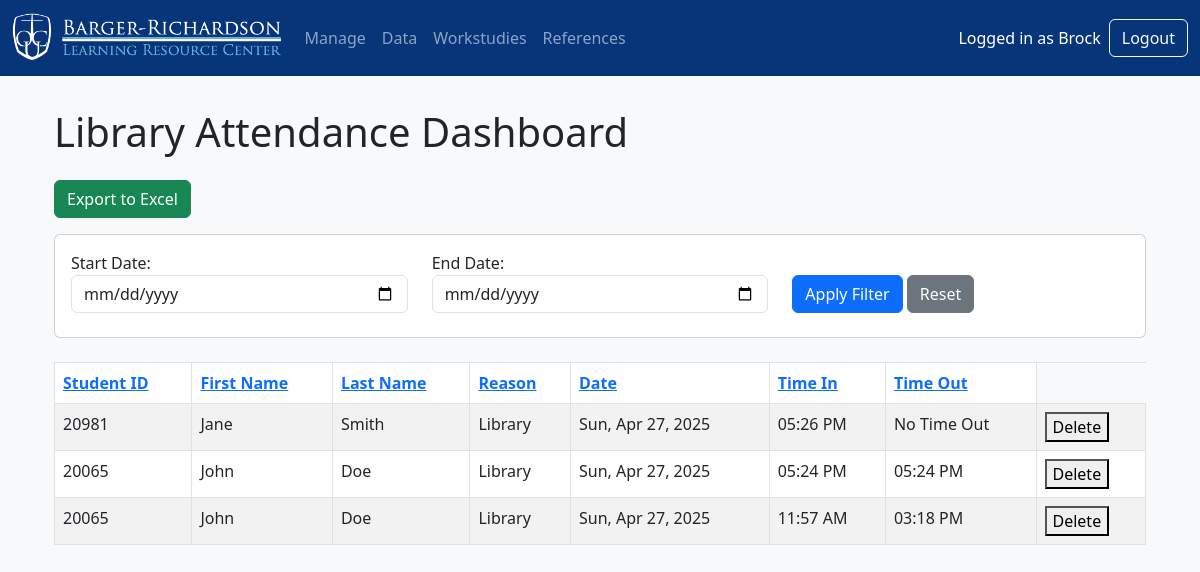
Page /data/ (signed in) on the committed database.
### users/models.py (models this page shows, shortened)
class CustomUser(AbstractUser):
    is_workstudy = models.BooleanField(default=False)
    default_password_used = models.BooleanField(default=True)
    REQUIRED_FIELDS = ['email', 'first_name', 'last_name']  # Required for createsuperuser

### sign_in/models.py (models this page shows, shortened)
class StudentReference(models.Model):
    student_id = models.IntegerField(unique=True)
    first_name = models.CharField(max_length=50)
    last_name = models.CharField(max_length=50)

### dashboard/views.py (the view)
# urls.py: path('', views.data_page, name='data'),
@workstudy_required
def data_page(request):
    start_date = request.GET.get('start_date')
    end_date = request.GET.get('end_date')
    records = SignInRecord.objects.select_related('student')
    if start_date:
        records = records.filter(time_in__gte=start_date)
    if end_date:
        records = records.filter(time_in__lte=end_date)
    records_list = []
    for record in records:
        try:
            data = {
                'id': record.id,
                'student_id': record.student.student_id,
                'first_name': record.student.first_name,
                'last_name': record.student.last_name,
                'reason': record.reason,
                'formatted_reason': record.formatted_reason(),
                'time_in': record.time_in,
                'time_out': record.time_out,
                'formatted_date': record.time_in.strftime('%a, %b %d, %Y') if record.time_in else None,
            }
            records_list.append(data)
        except:
            pass
    '''
    records_list = [
        {
            'id': record.id,
            'student_id': record.student.student_id,
            'first_name': record.student.first_name,
            'last_name': record.student.last_name,
            'reason': record.reason,
            'formatted_reason': record.formatted_reason(),
            'time_in': record.time_in,
            'time_out': record.time_out,
            'formatted_date': record.time_in.strftime('%a, %b %d, %Y') if record.time_in else None,
        }
        for record in records
    ]
    '''
    df = pd.DataFrame(records_list)
    df['time_in'] = pd.to_datetime(df['time_in'], errors='coerce')
    df['time_out'] = pd.to_datetime(df['time_out'], errors='coerce')
    df['time_in'] = df['time_in'].apply(localize_to_central)
    df['time_out'] = df['time_out'].apply(localize_to_central)
    sort_by = request.GET.get('sort_by', 'id')
    sort_order = request.GET.get('sort_order', 'desc')
    if sort_order == 'desc':
        df = df.sort_values(by=[sort_by], ascending=False)
    else:
        df = df.sort_values(by=[sort_by], ascending=True)
    df['time_in'] = df['time_in'].fillna('No Time In')
    df['time_out'] = df['time_out'].fillna('No Time Out')
    df['time_in'] = df['time_in'].apply(time_format)
    df['time_out'] = df['time_out'].apply(time_format)
    context = {
        'records': df.to_dict('records'),
        'sort_by': sort_by,
        'sort_order': sort_order,
        'start_date': start_date,
        'end_date': end_date,
    }
    return render(request, 'dashboard/data_page.html', context)

### dashboard/views.py (called while the page is built)
def localize_to_central(x):
    if isinstance(x, pd.Timestamp):
        if timezone.is_naive(x):
            x = timezone.make_aware(x, timezone.utc)
        return timezone.localtime(x, timezone.get_fixed_timezone(-300))
    return x

def time_format(x):
    if isinstance(x, pd.Timestamp):
        return x.strftime('%I:%M %p')
    return x

### sign_in/models.py (called while the page is built)
    def formatted_reason(self):
        return self.reason.replace("_", " ").capitalize() # Returns a reason that looks nice (uppercase, no underscores)

### dashboard/templates/dashboard/data_page.html (shortened to what this page needs)
{% extends "base.html" %}
{% block content %}
{% load static %}
<div class="container">
    <h1 class="my-4">Library Attendance Dashboard</h1>
    <div class="mb-3">
        <form id="export-form" method="get" action="{% url 'dashboard:export_records' %}">
            <button type="submit" class="btn btn-success">Export to Excel</button>
        </form>
    </div>
    <div class="card mb-4 p-3">
        <form method="get" class="form-inline">
            <div class="row">
                <div class="col-md-4 mb-2">
                    <label for="start_date">Start Date:</label>
                    <input type="date" id="start_date" name="start_date" class="form-control" value="{{ start_date }}">
                </div>
                <div class="col-md-4 mb-2">
                    <label for="end_date">End Date:</label>
                    <input type="date" id="end_date" name="end_date" class="form-control" value="{{ end_date }}">
                </div>
                <div class="col-md-4 mb-2 align-self-end">
                    <button type="submit" class="btn btn-primary">Apply Filter</button>
                    <a href="{% url 'dashboard:data' %}" class="btn btn-secondary">Reset</a>
                </div>
            </div>
        </form>
    </div>
    <table id="records-table" class="table table-striped table-bordered">
        <thead>
            <tr>
                <th>
                    <a href="?sort_by=student_id&sort_order={% if sort_by == 'student_id' and sort_order == 'asc' %}desc{% else %}asc{% endif %}">
                        Student ID
                    </a>
                </th>
                <th>
                    <a href="?sort_by=first_name&sort_order={% if sort_by == 'first_name' and sort_order == 'asc' %}desc{% else %}asc{% endif %}">
                        First Name
                    </a>
                </th>
                <th>
                    <a href="?sort_by=last_name&sort_order={% if sort_by == 'last_name' and sort_order == 'asc' %}desc{% else %}asc{% endif %}">
                        Last Name
                    </a>
                </th>
                <th>
                    <a href="?sort_by=reason&sort_order={% if sort_by == 'reason' and sort_order == 'asc' %}desc{% else %}asc{% endif %}">
                        Reason
                    </a>
                </th>
                <th>
                    <a href="?sort_by=time_in&sort_order={% if sort_by == 'time_in' and sort_order == 'asc' %}desc{% else %}asc{% endif %}">
                        Date
                    </a>
                </th>
                <th>
                    <a href="?sort_by=time_in&sort_order={% if sort_by == 'time_in' and sort_order == 'asc' %}desc{% else %}asc{% endif %}">
                        Time In
                    </a>
                </th>
                <th>
                    <a href="?sort_by=time_out&sort_order={% if sort_by == 'time_out' and sort_order == 'asc' %}desc{% else %}asc{% endif %}">
                        Time Out
                    </a>
                </th>
            </tr>
        </thead>
        <tbody>
            {% for record in records %}
            <tr>
                <td>{{ record.student_id }}</td>
                <td>{{ record.first_name }}</td>
                <td>{{ record.last_name }}</td>
                <td>{{ record.formatted_reason }}</td>
                <td>{{ record.formatted_date }}</td>
                <td>{{ record.time_in }}</td>
                <td>{{ record.time_out }}</td>
                {% if user.is_superuser %}
                    <td>
                        <form action="{% url 'sign_in:delete_record' record.id %}" method="post" style="display:inline;">
                            <button type="submit" onclick="return confirm('Delete this record?');">Delete</button>
                        </form>
                    </td>
                {% endif %}
            </tr>
            {% empty %}
            <tr>
                <td colspan="7">No records found.</td>
            </tr>
            {% endfor %}
        </tbody>
    </table>
</div>
{% endblock %}

### templates/base.html (shortened to what this page needs)
{% load static %}
<!DOCTYPE html>
<html lang="en">
<head>
    <link rel="stylesheet" href="https://cdn.jsdelivr.net/npm/bootstrap@5.3.0/dist/css/bootstrap.min.css">
    <link rel="stylesheet" href="{% static 'css/style.css' %}"
</head>
<body style="padding: 0;">
    <nav class="navbar navbar-expand-lg navbar-dark bg-dark">
        <div class="container-fluid">
            <a class="navbar-brand" href="{% url 'sign_in:home' %}"><img src="{% static 'images/library_logo.png' %}" class="img-fluid" style="height: 50px;"></a>
            <div class="collapse navbar-collapse">
                <ul class="navbar-nav me-auto mb-2 mb-lg-0">
                    {% if user.is_superuser %}
                        <li class="nav-item">
                            <a class="nav-link" href="{% url 'sign_in:manage' %}">Manage</a>
                        </li>
                        <li class="nav-item">
                            <a class="nav-link" href="{% url 'dashboard:data' %}">Data</a>
                        </li>
                        <li class="nav-item">
                            <a class="nav-link" href="{% url 'users:workstudy_list' %}">Workstudies</a>
                        </li>
                        <li class="nav-item">
                            <a class="nav-link" href="{% url 'reports:reference_list' %}">References</a>
                        </li>
                    {% endif %}
                </ul>
                {% if user.is_authenticated %}
                    <span class="navbar-text text-white me-2">
                        Logged in as {{ user.first_name }}
                    </span>
                    <a class="btn btn-outline-light" href="{% url 'users:logout' %}">Logout</a>
                {% else %}
                    <a class="btn btn-outline-light" href="{% url 'users:login' %}">Employee Login</a>
                {% endif %}
            </div>
        </div>
    </nav>
    <div class="container">
        {% block content %}
        {% endblock %}
    </div>
</body>
</html>

### static/css/style.css (style rules this page uses)
body { padding: 2rem; background-color: #f8f9fa; }
.navbar { margin-bottom: 2rem; }
.bg-dark { --bs-bg-opacity: 1; background-color: #06357A !important; }

### rows in the picture
CustomUser: first_name "Brock"
StudentReference: first_name "Jane", last_name "Smith"
StudentReference: first_name "John" "John", last_name "Doe" "Doe"

### other values in the picture
{{ record.student_id }} "20981" "20065" "20065"
{{ record.formatted_reason }} "Library" "Library" "Library"
{{ record.formatted_date }} "Sun, Apr 27, 2025" "Sun, Apr 27, 2025" "Sun, Apr 27, 2025"
{{ record.time_in }} "05:26 PM" "05:24 PM" "11:57 AM"
{{ record.time_out }} "No Time Out" "05:24 PM" "03:18 PM"
